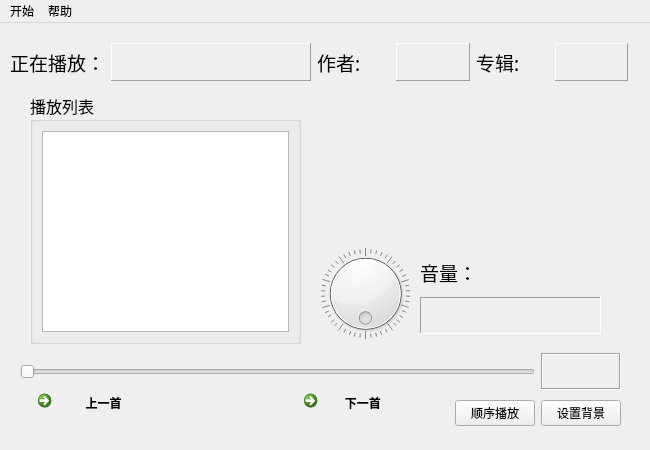
<?xml version="1.0" encoding="UTF-8"?>
<ui version="4.0">
 <class>BgmSetting</class>
 <widget class="QMainWindow" name="BgmSetting">
  <property name="geometry">
   <rect>
    <x>0</x>
    <y>0</y>
    <width>650</width>
    <height>450</height>
   </rect>
  </property>
  <property name="sizePolicy">
   <sizepolicy hsizetype="Fixed" vsizetype="Fixed">
    <horstretch>0</horstretch>
    <verstretch>0</verstretch>
   </sizepolicy>
  </property>
  <property name="minimumSize">
   <size>
    <width>650</width>
    <height>450</height>
   </size>
  </property>
  <property name="maximumSize">
   <size>
    <width>650</width>
    <height>450</height>
   </size>
  </property>
  <property name="windowTitle">
   <string>设置BGM和背景~</string>
  </property>
  <property name="windowIcon">
   <iconset resource="resources.qrc">
    <normaloff>:/res/settingIcon.png</normaloff>:/res/settingIcon.png</iconset>
  </property>
  <widget class="QWidget" name="centralwidget">
   <widget class="QStackedWidget" name="widgets">
    <property name="geometry">
     <rect>
      <x>0</x>
      <y>0</y>
      <width>650</width>
      <height>429</height>
     </rect>
    </property>
    <property name="currentIndex">
     <number>0</number>
    </property>
    <widget class="QWidget" name="musicPlayer">
     <widget class="QWidget" name="sliderAndRemainTime" native="true">
      <property name="geometry">
       <rect>
        <x>20</x>
        <y>330</y>
        <width>601</width>
        <height>37</height>
       </rect>
      </property>
      <layout class="QHBoxLayout" name="horizontalLayout">
       <item>
        <widget class="QSlider" name="musicSlider">
         <property name="sizePolicy">
          <sizepolicy hsizetype="Expanding" vsizetype="Fixed">
           <horstretch>0</horstretch>
           <verstretch>0</verstretch>
          </sizepolicy>
         </property>
         <property name="maximumSize">
          <size>
           <width>1000</width>
           <height>16777215</height>
          </size>
         </property>
         <property name="focusPolicy">
          <enum>Qt::NoFocus</enum>
         </property>
         <property name="styleSheet">
          <string notr="true">QSlider
{
}
QSlider::add-page:horizontal{
border:0px;

}</string>
         </property>
         <property name="orientation">
          <enum>Qt::Horizontal</enum>
         </property>
        </widget>
       </item>
       <item>
        <widget class="QLabel" name="timeOutput">
         <property name="enabled">
          <bool>true</bool>
         </property>
         <property name="sizePolicy">
          <sizepolicy hsizetype="Minimum" vsizetype="Preferred">
           <horstretch>0</horstretch>
           <verstretch>0</verstretch>
          </sizepolicy>
         </property>
         <property name="minimumSize">
          <size>
           <width>80</width>
           <height>0</height>
          </size>
         </property>
         <property name="maximumSize">
          <size>
           <width>200</width>
           <height>16777215</height>
          </size>
         </property>
         <property name="font">
          <font>
           <family>等线</family>
           <pointsize>12</pointsize>
           <weight>75</weight>
           <bold>true</bold>
          </font>
         </property>
         <property name="frameShape">
          <enum>QFrame::Box</enum>
         </property>
         <property name="frameShadow">
          <enum>QFrame::Sunken</enum>
         </property>
         <property name="text">
          <string/>
         </property>
        </widget>
       </item>
      </layout>
     </widget>
     <widget class="QWidget" name="musicInfo" native="true">
      <property name="geometry">
       <rect>
        <x>10</x>
        <y>20</y>
        <width>618</width>
        <height>38</height>
       </rect>
      </property>
      <layout class="QHBoxLayout" name="horizontalLayout_2">
       <item>
        <widget class="QLabel" name="label_2">
         <property name="font">
          <font>
           <family>等线 Light</family>
           <pointsize>14</pointsize>
          </font>
         </property>
         <property name="text">
          <string>正在播放：</string>
         </property>
        </widget>
       </item>
       <item>
        <widget class="QLabel" name="playingMusicName">
         <property name="sizePolicy">
          <sizepolicy hsizetype="Expanding" vsizetype="Preferred">
           <horstretch>0</horstretch>
           <verstretch>0</verstretch>
          </sizepolicy>
         </property>
         <property name="maximumSize">
          <size>
           <width>200</width>
           <height>16777215</height>
          </size>
         </property>
         <property name="font">
          <font>
           <family>等线 Light</family>
           <pointsize>14</pointsize>
          </font>
         </property>
         <property name="frameShape">
          <enum>QFrame::Panel</enum>
         </property>
         <property name="frameShadow">
          <enum>QFrame::Raised</enum>
         </property>
         <property name="text">
          <string/>
         </property>
        </widget>
       </item>
       <item>
        <widget class="QLabel" name="label_5">
         <property name="sizePolicy">
          <sizepolicy hsizetype="Ignored" vsizetype="Preferred">
           <horstretch>0</horstretch>
           <verstretch>0</verstretch>
          </sizepolicy>
         </property>
         <property name="font">
          <font>
           <family>等线 Light</family>
           <pointsize>14</pointsize>
          </font>
         </property>
         <property name="text">
          <string>作者:</string>
         </property>
        </widget>
       </item>
       <item>
        <widget class="QLabel" name="playingMusicAuther">
         <property name="font">
          <font>
           <family>等线 Light</family>
           <pointsize>14</pointsize>
          </font>
         </property>
         <property name="frameShape">
          <enum>QFrame::Panel</enum>
         </property>
         <property name="frameShadow">
          <enum>QFrame::Raised</enum>
         </property>
         <property name="lineWidth">
          <number>1</number>
         </property>
         <property name="text">
          <string/>
         </property>
        </widget>
       </item>
       <item>
        <widget class="QLabel" name="label_6">
         <property name="sizePolicy">
          <sizepolicy hsizetype="Ignored" vsizetype="Preferred">
           <horstretch>0</horstretch>
           <verstretch>0</verstretch>
          </sizepolicy>
         </property>
         <property name="font">
          <font>
           <family>等线 Light</family>
           <pointsize>14</pointsize>
          </font>
         </property>
         <property name="text">
          <string>专辑:</string>
         </property>
        </widget>
       </item>
       <item>
        <widget class="QLabel" name="playingMusicSpecialEdition">
         <property name="font">
          <font>
           <family>等线 Light</family>
           <pointsize>14</pointsize>
          </font>
         </property>
         <property name="frameShape">
          <enum>QFrame::Panel</enum>
         </property>
         <property name="frameShadow">
          <enum>QFrame::Raised</enum>
         </property>
         <property name="text">
          <string/>
         </property>
        </widget>
       </item>
      </layout>
     </widget>
     <widget class="QWidget" name="widget" native="true">
      <property name="geometry">
       <rect>
        <x>30</x>
        <y>360</y>
        <width>591</width>
        <height>61</height>
       </rect>
      </property>
      <layout class="QHBoxLayout" name="horizontalLayout_3">
       <item>
        <spacer name="horizontalSpacer_2">
         <property name="orientation">
          <enum>Qt::Horizontal</enum>
         </property>
         <property name="sizeHint" stdset="0">
          <size>
           <width>40</width>
           <height>20</height>
          </size>
         </property>
        </spacer>
       </item>
       <item>
        <widget class="QCommandLinkButton" name="lastSong">
         <property name="text">
          <string>        上一首</string>
         </property>
        </widget>
       </item>
       <item>
        <spacer name="horizontalSpacer">
         <property name="orientation">
          <enum>Qt::Horizontal</enum>
         </property>
         <property name="sizeHint" stdset="0">
          <size>
           <width>40</width>
           <height>20</height>
          </size>
         </property>
        </spacer>
       </item>
       <item>
        <widget class="QPushButton" name="pauseSong">
         <property name="sizePolicy">
          <sizepolicy hsizetype="Fixed" vsizetype="Fixed">
           <horstretch>50</horstretch>
           <verstretch>50</verstretch>
          </sizepolicy>
         </property>
         <property name="minimumSize">
          <size>
           <width>50</width>
           <height>50</height>
          </size>
         </property>
         <property name="styleSheet">
          <string notr="true">#pauseSong

{
	border:0px;

	background-image: url(:/res/pause_music_btn.png);
}</string>
         </property>
         <property name="text">
          <string/>
         </property>
        </widget>
       </item>
       <item>
        <widget class="QPushButton" name="continueSong">
         <property name="sizePolicy">
          <sizepolicy hsizetype="Fixed" vsizetype="Fixed">
           <horstretch>0</horstretch>
           <verstretch>0</verstretch>
          </sizepolicy>
         </property>
         <property name="minimumSize">
          <size>
           <width>45</width>
           <height>45</height>
          </size>
         </property>
         <property name="styleSheet">
          <string notr="true">#continueSong
{

	border:0px;
    border-radius: 5px;
	background-image: url(:/res/start_music_btn.png);
	
}
</string>
         </property>
         <property name="text">
          <string/>
         </property>
        </widget>
       </item>
       <item>
        <spacer name="horizontalSpacer_4">
         <property name="orientation">
          <enum>Qt::Horizontal</enum>
         </property>
         <property name="sizeHint" stdset="0">
          <size>
           <width>40</width>
           <height>20</height>
          </size>
         </property>
        </spacer>
       </item>
       <item>
        <widget class="QCommandLinkButton" name="nextSong">
         <property name="focusPolicy">
          <enum>Qt::StrongFocus</enum>
         </property>
         <property name="contextMenuPolicy">
          <enum>Qt::DefaultContextMenu</enum>
         </property>
         <property name="layoutDirection">
          <enum>Qt::LeftToRight</enum>
         </property>
         <property name="text">
          <string>      下一首</string>
         </property>
        </widget>
       </item>
       <item>
        <spacer name="horizontalSpacer_3">
         <property name="orientation">
          <enum>Qt::Horizontal</enum>
         </property>
         <property name="sizeHint" stdset="0">
          <size>
           <width>40</width>
           <height>20</height>
          </size>
         </property>
        </spacer>
       </item>
       <item>
        <widget class="QPushButton" name="changePlayMode">
         <property name="text">
          <string>顺序播放</string>
         </property>
        </widget>
       </item>
       <item>
        <widget class="QPushButton" name="gotoBgSetting">
         <property name="text">
          <string>设置背景</string>
         </property>
        </widget>
       </item>
      </layout>
     </widget>
     <widget class="QGroupBox" name="groupBox">
      <property name="geometry">
       <rect>
        <x>30</x>
        <y>70</y>
        <width>271</width>
        <height>251</height>
       </rect>
      </property>
      <property name="font">
       <font>
        <family>等线</family>
        <pointsize>12</pointsize>
       </font>
      </property>
      <property name="title">
       <string>播放列表</string>
      </property>
      <layout class="QVBoxLayout" name="verticalLayout">
       <item>
        <widget class="QListWidget" name="playList">
         <property name="focusPolicy">
          <enum>Qt::NoFocus</enum>
         </property>
        </widget>
       </item>
      </layout>
     </widget>
     <widget class="QWidget" name="volume" native="true">
      <property name="geometry">
       <rect>
        <x>320</x>
        <y>200</y>
        <width>291</width>
        <height>121</height>
       </rect>
      </property>
      <widget class="QDial" name="volumeDial">
       <property name="geometry">
        <rect>
         <x>0</x>
         <y>20</y>
         <width>91</width>
         <height>101</height>
        </rect>
       </property>
       <property name="wrapping">
        <bool>true</bool>
       </property>
       <property name="notchTarget">
        <double>1.750000000000000</double>
       </property>
       <property name="notchesVisible">
        <bool>true</bool>
       </property>
      </widget>
      <widget class="QWidget" name="layoutWidget">
       <property name="geometry">
        <rect>
         <x>100</x>
         <y>30</y>
         <width>181</width>
         <height>81</height>
        </rect>
       </property>
       <layout class="QVBoxLayout" name="verticalLayout_2">
        <item>
         <widget class="QLabel" name="label">
          <property name="font">
           <font>
            <family>等线</family>
            <pointsize>14</pointsize>
           </font>
          </property>
          <property name="text">
           <string>音量：</string>
          </property>
         </widget>
        </item>
        <item>
         <widget class="QLabel" name="volumeOutput">
          <property name="font">
           <font>
            <family>等线</family>
            <pointsize>16</pointsize>
            <weight>75</weight>
            <bold>true</bold>
           </font>
          </property>
          <property name="frameShape">
           <enum>QFrame::Panel</enum>
          </property>
          <property name="frameShadow">
           <enum>QFrame::Sunken</enum>
          </property>
          <property name="text">
           <string/>
          </property>
         </widget>
        </item>
       </layout>
      </widget>
     </widget>
     <widget class="QLabel" name="ENJOYMUSIC">
      <property name="geometry">
       <rect>
        <x>330</x>
        <y>100</y>
        <width>271</width>
        <height>101</height>
       </rect>
      </property>
      <property name="text">
       <string/>
      </property>
      <property name="pixmap">
       <pixmap resource="resources.qrc">:/res/ENJOYMUSIC.png</pixmap>
      </property>
      <property name="scaledContents">
       <bool>true</bool>
      </property>
     </widget>
    </widget>
    <widget class="QWidget" name="bgSetting">
     <widget class="QPushButton" name="gotoMusicPlayer">
      <property name="geometry">
       <rect>
        <x>540</x>
        <y>370</y>
        <width>80</width>
        <height>20</height>
       </rect>
      </property>
      <property name="text">
       <string>返回音乐设置</string>
      </property>
     </widget>
     <widget class="QLabel" name="bg_1display">
      <property name="geometry">
       <rect>
        <x>30</x>
        <y>30</y>
        <width>281</width>
        <height>171</height>
       </rect>
      </property>
      <property name="frameShape">
       <enum>QFrame::Box</enum>
      </property>
      <property name="lineWidth">
       <number>2</number>
      </property>
      <property name="text">
       <string/>
      </property>
     </widget>
     <widget class="QLabel" name="bg_2display">
      <property name="geometry">
       <rect>
        <x>30</x>
        <y>230</y>
        <width>281</width>
        <height>171</height>
       </rect>
      </property>
      <property name="frameShape">
       <enum>QFrame::Box</enum>
      </property>
      <property name="lineWidth">
       <number>2</number>
      </property>
      <property name="text">
       <string/>
      </property>
     </widget>
     <widget class="QLabel" name="bg_3display">
      <property name="geometry">
       <rect>
        <x>320</x>
        <y>30</y>
        <width>281</width>
        <height>171</height>
       </rect>
      </property>
      <property name="frameShape">
       <enum>QFrame::Box</enum>
      </property>
      <property name="lineWidth">
       <number>2</number>
      </property>
      <property name="text">
       <string/>
      </property>
     </widget>
     <widget class="QLabel" name="label_3">
      <property name="geometry">
       <rect>
        <x>40</x>
        <y>10</y>
        <width>54</width>
        <height>12</height>
       </rect>
      </property>
      <property name="text">
       <string>背景1：</string>
      </property>
     </widget>
     <widget class="QLabel" name="label_4">
      <property name="geometry">
       <rect>
        <x>330</x>
        <y>10</y>
        <width>54</width>
        <height>12</height>
       </rect>
      </property>
      <property name="text">
       <string>背景3：</string>
      </property>
     </widget>
     <widget class="QLabel" name="label_7">
      <property name="geometry">
       <rect>
        <x>30</x>
        <y>210</y>
        <width>54</width>
        <height>12</height>
       </rect>
      </property>
      <property name="text">
       <string>背景2：</string>
      </property>
     </widget>
     <widget class="QLabel" name="label_8">
      <property name="geometry">
       <rect>
        <x>0</x>
        <y>400</y>
        <width>631</width>
        <height>31</height>
       </rect>
      </property>
      <property name="text">
       <string>tip:您选择的背景会在练习场景、练习汇报场景、问卷生成场景中被应用，很抱歉我的老伙计，不支持分别设置</string>
      </property>
     </widget>
     <widget class="QGroupBox" name="choosingBtns">
      <property name="geometry">
       <rect>
        <x>320</x>
        <y>230</y>
        <width>281</width>
        <height>121</height>
       </rect>
      </property>
      <property name="title">
       <string>选择背景：</string>
      </property>
      <layout class="QVBoxLayout" name="verticalLayout_3">
       <item>
        <widget class="QRadioButton" name="bg1Btn">
         <property name="text">
          <string>背景1</string>
         </property>
         <property name="checked">
          <bool>true</bool>
         </property>
        </widget>
       </item>
       <item>
        <widget class="QRadioButton" name="bg2Btn">
         <property name="text">
          <string>背景2</string>
         </property>
        </widget>
       </item>
       <item>
        <widget class="QRadioButton" name="bg3Btn">
         <property name="text">
          <string>背景3</string>
         </property>
        </widget>
       </item>
       <item>
        <widget class="QRadioButton" name="bg4Btn">
         <property name="text">
          <string>背景4（？）</string>
         </property>
        </widget>
       </item>
      </layout>
     </widget>
     <widget class="QPushButton" name="confirmBtn">
      <property name="geometry">
       <rect>
        <x>340</x>
        <y>370</y>
        <width>181</width>
        <height>20</height>
       </rect>
      </property>
      <property name="text">
       <string>应用设置</string>
      </property>
     </widget>
    </widget>
   </widget>
  </widget>
  <widget class="QMenuBar" name="menubar">
   <property name="geometry">
    <rect>
     <x>0</x>
     <y>0</y>
     <width>650</width>
     <height>21</height>
    </rect>
   </property>
   <widget class="QMenu" name="menu">
    <property name="title">
     <string>开始</string>
    </property>
    <addaction name="actionExit"/>
    <addaction name="actionBack"/>
   </widget>
   <widget class="QMenu" name="menu_2">
    <property name="title">
     <string>帮助</string>
    </property>
    <addaction name="actionhelp_musicPlayer"/>
   </widget>
   <addaction name="menu"/>
   <addaction name="menu_2"/>
  </widget>
  <action name="actionExit">
   <property name="icon">
    <iconset resource="resources.qrc">
     <normaloff>:/res/Exit.png</normaloff>:/res/Exit.png</iconset>
   </property>
   <property name="text">
    <string>退出程序</string>
   </property>
  </action>
  <action name="actionBack">
   <property name="icon">
    <iconset resource="resources.qrc">
     <normaloff>:/res/backIcon.png</normaloff>:/res/backIcon.png</iconset>
   </property>
   <property name="text">
    <string>返回</string>
   </property>
  </action>
  <action name="actionhelp_musicPlayer">
   <property name="icon">
    <iconset resource="resources.qrc">
     <normaloff>:/res/helpIcon.png</normaloff>:/res/helpIcon.png</iconset>
   </property>
   <property name="text">
    <string>查看帮助</string>
   </property>
  </action>
 </widget>
 <resources>
  <include location="resources.qrc"/>
 </resources>
 <connections/>
</ui>
